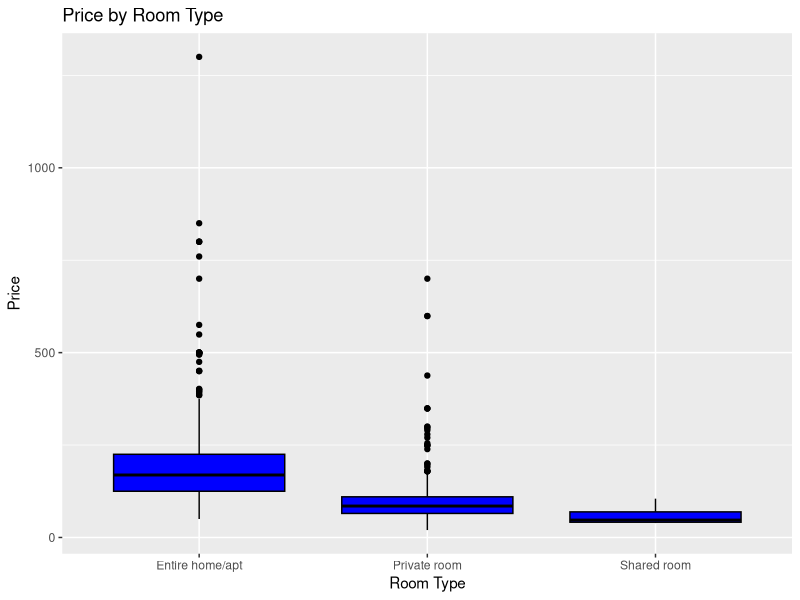
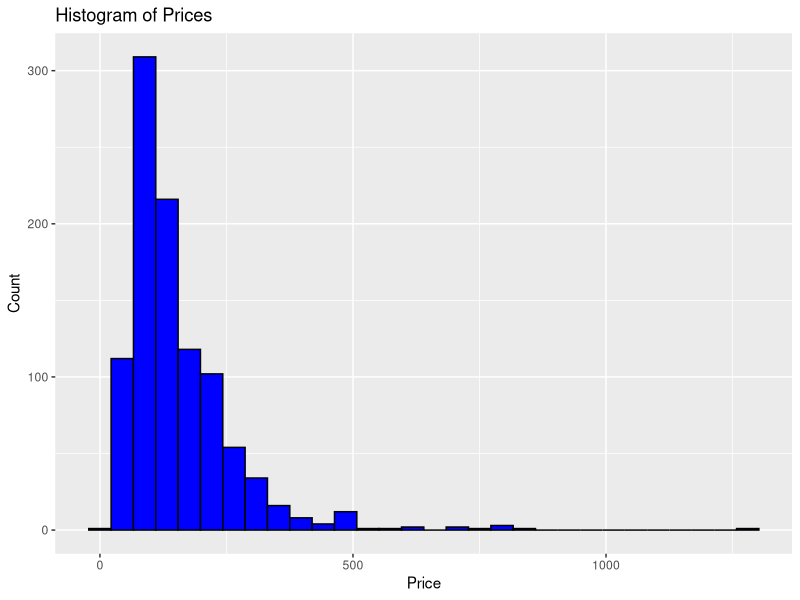
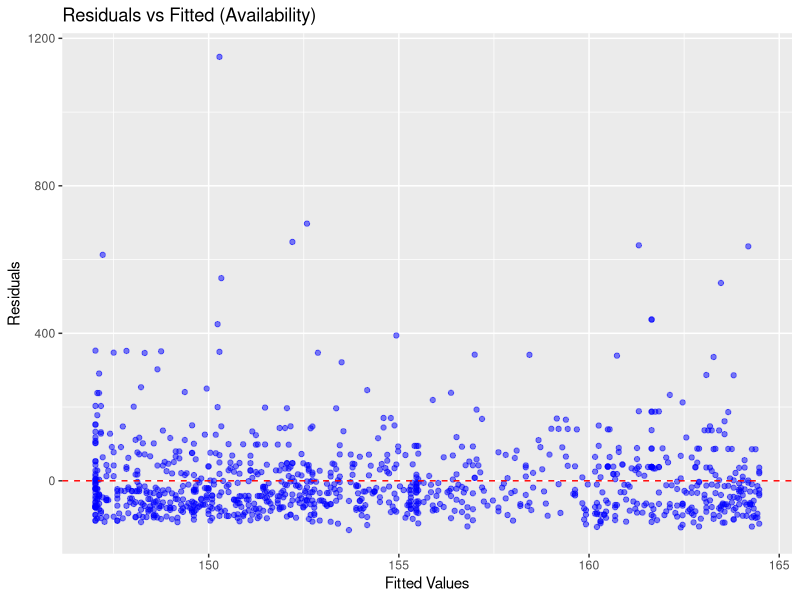
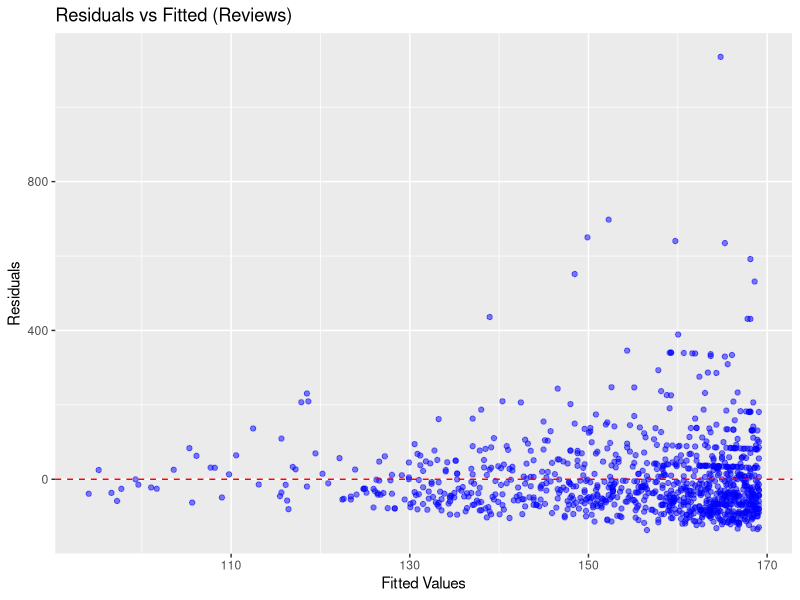
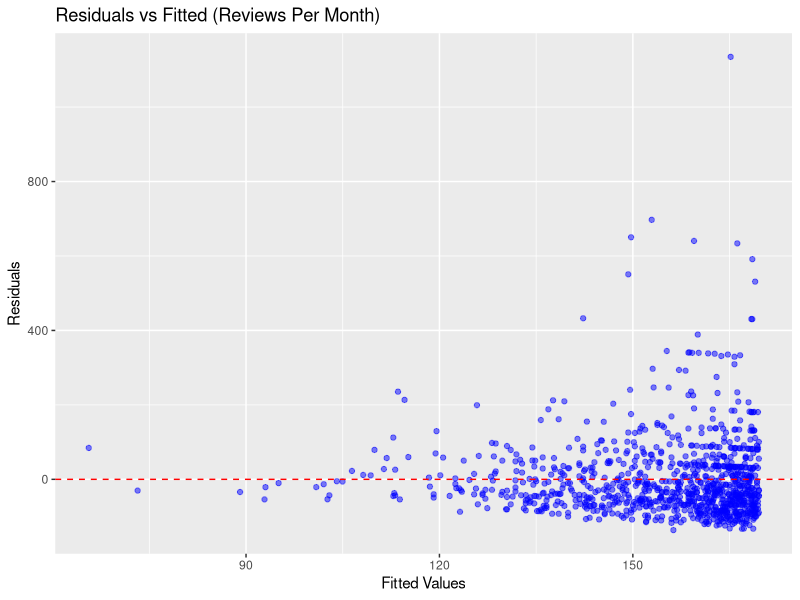
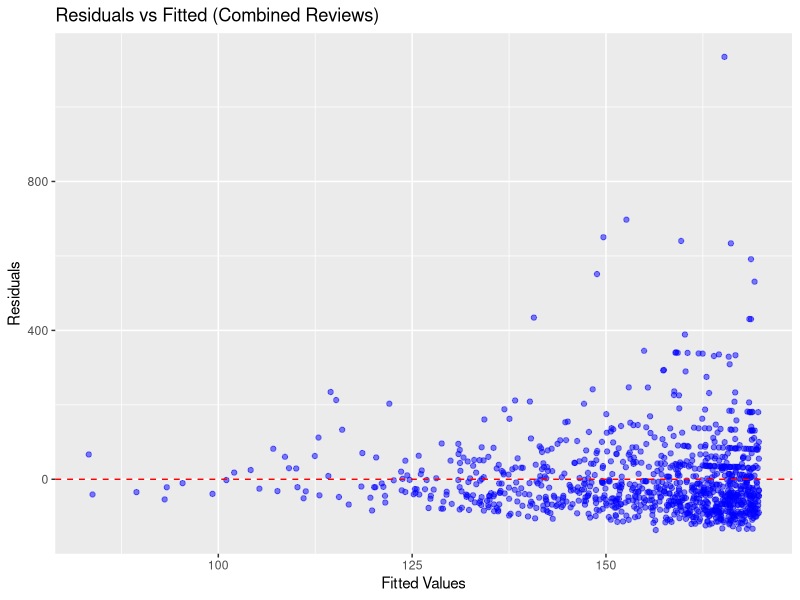
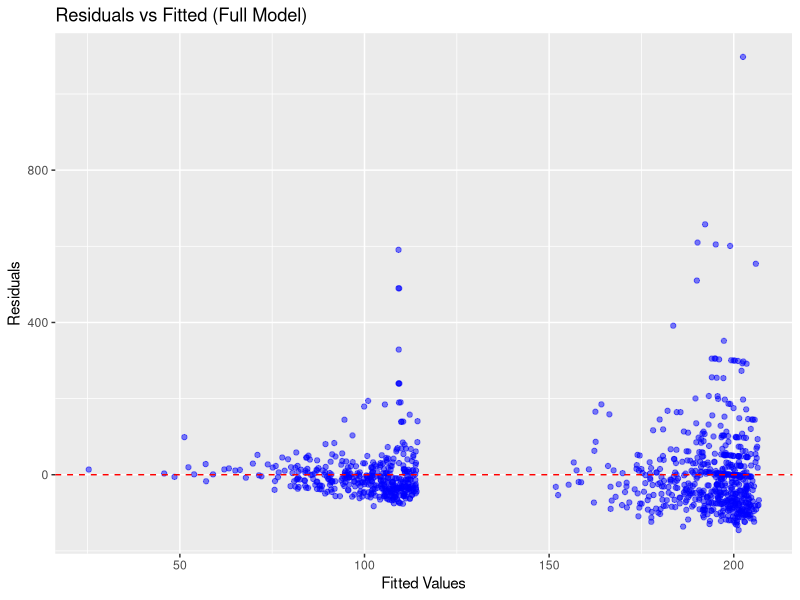

These charts were generated, in order, by the following R code:
# Load necessary libraries
library(ggplot2)
library(dplyr)
library(readxl)

# Load the cleaned data
data <- read_excel("Filtered_Cleaned_Abnb_Data.xlsx")

# Descriptive Statistics
summary(data)

# Boxplots for Price by Room Type
ggplot(data, aes(x = room_type, y = price)) +
  geom_boxplot(fill = "blue", color = "black") +
  labs(title = "Price by Room Type",
       x = "Room Type",
       y = "Price")

# Histogram of Prices
ggplot(data, aes(x = price)) +
  geom_histogram(bins = 30, fill = "blue", color = "black") +
  labs(title = "Histogram of Prices",
       x = "Price",
       y = "Count")

# ---- Regression Models, Residual Analysis, Hypothesis Testing, and Confidence Intervals ----

# Function to display confidence intervals for regression coefficients
display_conf_intervals <- function(model) {
  conf_int <- confint(model)
  print(conf_int)
}

# 1. Price vs Availability (availability_365)
model_availability <- lm(price ~ availability_365, data = data)
summary(model_availability)

# Residual Analysis
ggplot(data, aes(x = predict(model_availability), y = resid(model_availability))) +
  geom_point(alpha = 0.5, color = "blue") +
  geom_hline(yintercept = 0, color = "red", linetype = "dashed") +
  labs(title = "Residuals vs Fitted (Availability)",
       x = "Fitted Values",
       y = "Residuals")

# Confidence Intervals
cat("Confidence Intervals for Availability Model:\n")
display_conf_intervals(model_availability)

# Hypothesis Testing
cat("P-value for Availability: ", summary(model_availability)$coefficients["availability_365", 4], "\n")
if (summary(model_availability)$coefficients["availability_365", 4] < 0.05) {
  cat("Availability has a significant effect on Price (reject H0).\n")
} else {
  cat("Availability does not have a significant effect on Price (fail to reject H0).\n")
}

# 2. Price vs Number of Reviews
model_reviews <- lm(price ~ number_of_reviews, data = data)
summary(model_reviews)

# Residual Analysis
ggplot(data, aes(x = predict(model_reviews), y = resid(model_reviews))) +
  geom_point(alpha = 0.5, color = "blue") +
  geom_hline(yintercept = 0, color = "red", linetype = "dashed") +
  labs(title = "Residuals vs Fitted (Reviews)",
       x = "Fitted Values",
       y = "Residuals")

# Confidence Intervals
cat("Confidence Intervals for Reviews Model:\n")
display_conf_intervals(model_reviews)

# Hypothesis Testing
cat("P-value for Number of Reviews: ", summary(model_reviews)$coefficients["number_of_reviews", 4], "\n")
if (summary(model_reviews)$coefficients["number_of_reviews", 4] < 0.05) {
  cat("Number of Reviews has a significant effect on Price (reject H0).\n")
} else {
  cat("Number of Reviews does not have a significant effect on Price (fail to reject H0).\n")
}

# 3. Price vs Reviews Per Month
model_reviews_per_month <- lm(price ~ reviews_per_month, data = data)
summary(model_reviews_per_month)

# Residual Analysis
ggplot(data, aes(x = predict(model_reviews_per_month), y = resid(model_reviews_per_month))) +
  geom_point(alpha = 0.5, color = "blue") +
  geom_hline(yintercept = 0, color = "red", linetype = "dashed") +
  labs(title = "Residuals vs Fitted (Reviews Per Month)",
       x = "Fitted Values",
       y = "Residuals")

# Confidence Intervals
cat("Confidence Intervals for Reviews Per Month Model:\n")
display_conf_intervals(model_reviews_per_month)

# Hypothesis Testing
cat("P-value for Reviews Per Month: ", summary(model_reviews_per_month)$coefficients["reviews_per_month", 4], "\n")
if (summary(model_reviews_per_month)$coefficients["reviews_per_month", 4] < 0.05) {
  cat("Reviews Per Month has a significant effect on Price (reject H0).\n")
} else {
  cat("Reviews Per Month does not have a significant effect on Price (fail to reject H0).\n")
}

# 4. Combined Reviews Model: Number of Reviews and Reviews Per Month
model_reviews_combined <- lm(price ~ number_of_reviews + reviews_per_month, data = data)
summary(model_reviews_combined)

# Residual Analysis
ggplot(data, aes(x = predict(model_reviews_combined), y = resid(model_reviews_combined))) +
  geom_point(alpha = 0.5, color = "blue") +
  geom_hline(yintercept = 0, color = "red", linetype = "dashed") +
  labs(title = "Residuals vs Fitted (Combined Reviews)",
       x = "Fitted Values",
       y = "Residuals")

# Confidence Intervals
cat("Confidence Intervals for Combined Reviews Model:\n")
display_conf_intervals(model_reviews_combined)

# Hypothesis Testing
cat("P-value for Number of Reviews: ", summary(model_reviews_combined)$coefficients["number_of_reviews", 4], "\n")
cat("P-value for Reviews Per Month: ", summary(model_reviews_combined)$coefficients["reviews_per_month", 4], "\n")

# 5. Full Model: All Variables Together
model_full <- lm(price ~ room_type + number_of_reviews + reviews_per_month + availability_365, data = data)
summary(model_full)

# Residual Analysis
ggplot(data, aes(x = predict(model_full), y = resid(model_full))) +
  geom_point(alpha = 0.5, color = "blue") +
  geom_hline(yintercept = 0, color = "red", linetype = "dashed") +
  labs(title = "Residuals vs Fitted (Full Model)",
       x = "Fitted Values",
       y = "Residuals")

# Confidence Intervals
cat("Confidence Intervals for Full Model:\n")
display_conf_intervals(model_full)

# Hypothesis Testing
cat("P-value for Room Type (Private Room): ", summary(model_full)$coefficients["room_typePrivate room", 4], "\n")
cat("P-value for Room Type (Shared Room): ", summary(model_full)$coefficients["room_typeShared room", 4], "\n")
cat("P-value for Number of Reviews: ", summary(model_full)$coefficients["number_of_reviews", 4], "\n")
cat("P-value for Reviews Per Month: ", summary(model_full)$coefficients["reviews_per_month", 4], "\n")
cat("P-value for Availability: ", summary(model_full)$coefficients["availability_365", 4], "\n")
